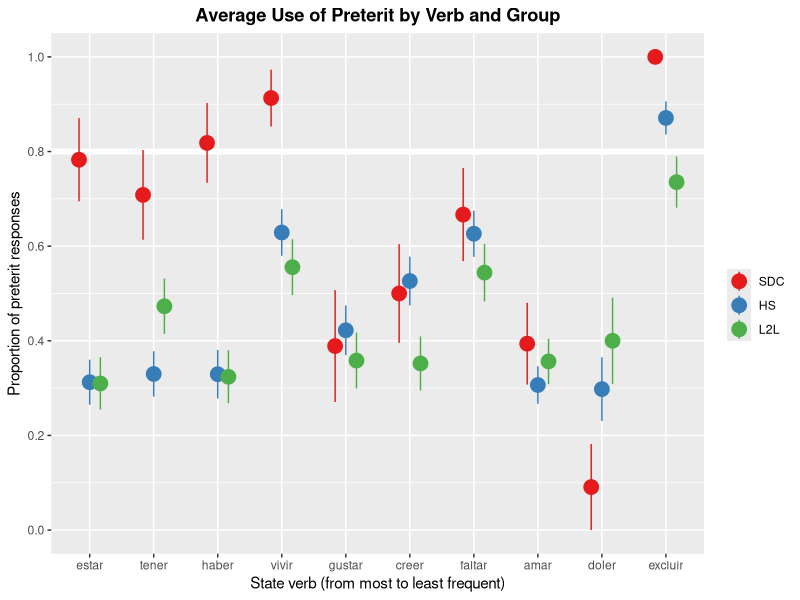
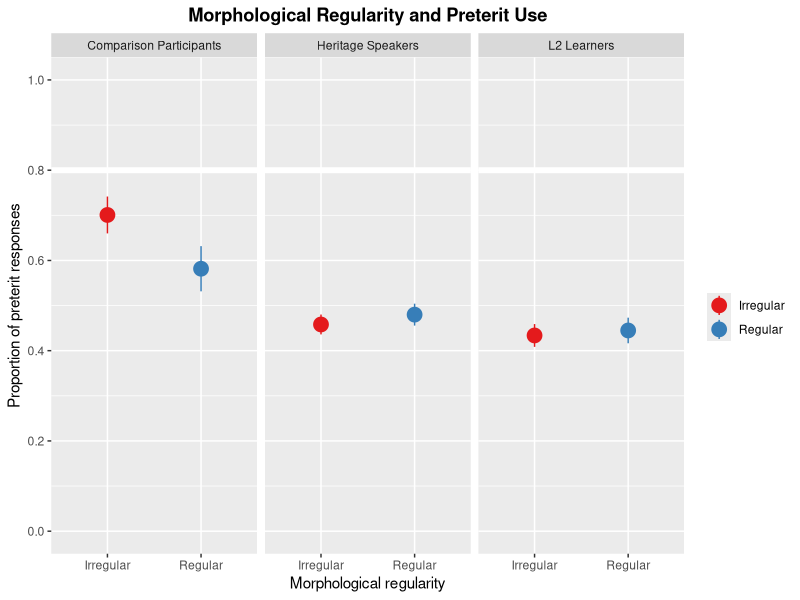
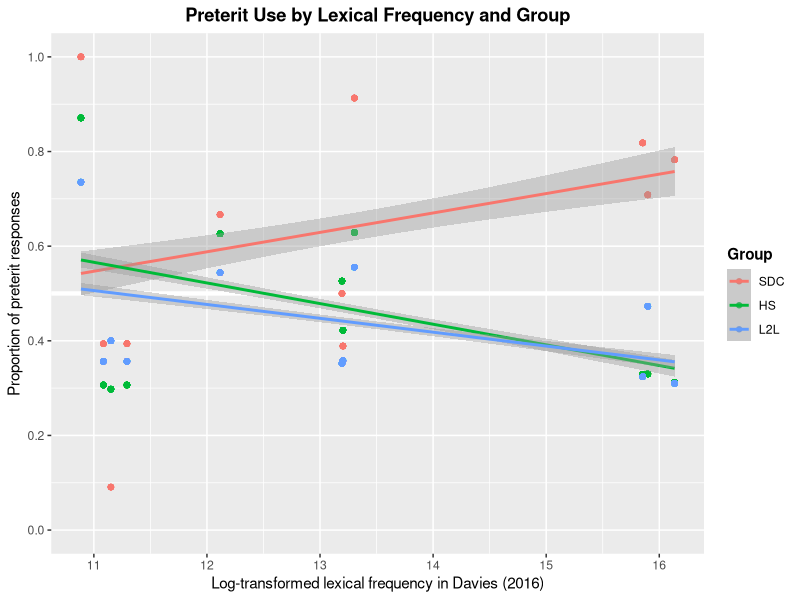
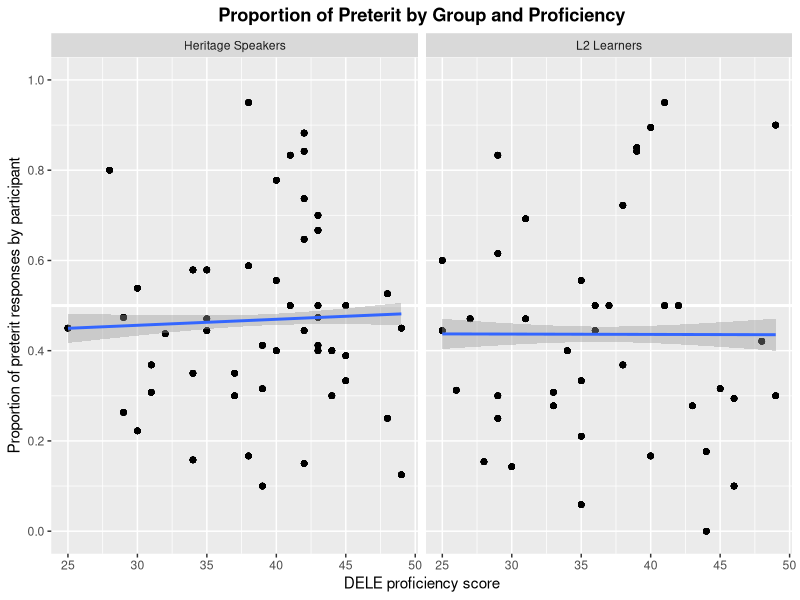

These charts were generated, in order, by the following R code:
# Packages
library(tidyverse)
library(lme4)
library(lmerTest)

options(sciphen = 999)

# Preparation of data
## Load database
HS = read_csv("./CSV Files/Heritage/Heritage EPT Preterit Data.csv") %>% 
  mutate(NewTask = "EPT",
         ShortGroup = "HS",
         LongGroup = "Heritage Speakers")

L2 = read_csv("./CSV Files/L2 Learners/L2 Learners EPT Preterit Data.csv") %>% 
  mutate(NewTask = "EPT",
         ShortGroup = "L2L",
         LongGroup = "L2 Learners")

SDC = read.csv("./CSV Files/Comparison/Comparison EPT Preterit Data.csv") %>% 
  mutate(NewTask = "EPT",
         ShortGroup = "SDC",
         LongGroup = "Comparison Participants")


## Create combined dataset
Preterit = rbind(HS, L2, SDC)


# Prepare participant averages for graphs
## HS
HS_Modified = aggregate(HS$Response, list(HS$Participant_ID), FUN = mean, na.rm = TRUE)
HS_Modified = HS_Modified %>% rename(Part_Avg = x)
HS_Modified = left_join(HS, HS_Modified, by = c("Participant_ID" = "Group.1"))


## L2L
L2_Modified = aggregate(L2$Response, list(L2$Participant_ID), FUN = mean, na.rm = TRUE)
L2_Modified = L2_Modified %>% rename(Part_Avg = x)
L2_Modified = left_join(L2, L2_Modified, by = c("Participant_ID" = "Group.1"))


## SDC
SDC_Modified = aggregate(SDC$Response, list(SDC$Participant_ID), FUN = mean, na.rm = TRUE)
SDC_Modified = SDC_Modified %>% rename(Part_Avg = x)
SDC_Modified = left_join(SDC, SDC_Modified, by = c("Participant_ID" = "Group.1"))


## Aggregate EPT
Aggregate = aggregate(Preterit$Response, list(Preterit$Participant_ID), FUN = mean, na.rm = TRUE)
Aggregate = Aggregate %>% rename(Part_Avg = x)
Aggregate = left_join(Preterit, Aggregate, by = c("Participant_ID" = "Group.1"))

Aggregate$ShortGroup <- factor(Aggregate$ShortGroup,
                                        levels = c("SDC", "HS", "L2L"))


# Prepare verb averages
## HS only
HS_VerbAvg = aggregate(HS$Response, list(HS$MainVerb), FUN = mean, na.rm = TRUE)
HS_VerbAvg = HS_VerbAvg %>% rename(Verb_Avg = x)
HS_VerbAvg = left_join(HS, HS_VerbAvg, by = c("MainVerb" = "Group.1"))


## L2L
L2_VerbAvg = aggregate(L2$Response, list(L2$MainVerb), FUN = mean, na.rm = TRUE)
L2_VerbAvg = L2_VerbAvg %>% rename(Verb_Avg = x)
L2_VerbAvg = left_join(L2, L2_VerbAvg, by = c("MainVerb" = "Group.1"))


## SDC
SDC_VerbAvg = aggregate(SDC$Response, list(SDC$MainVerb), FUN = mean, na.rm = TRUE)
SDC_VerbAvg = SDC_VerbAvg %>% rename(Verb_Avg = x)
SDC_VerbAvg = left_join(SDC, SDC_VerbAvg, by = c("MainVerb" = "Group.1"))


## Aggregate
Verb_Avg_Master = rbind(HS_VerbAvg, L2_VerbAvg, SDC_VerbAvg)

Verb_Avg_Master$ShortGroup <- factor(Verb_Avg_Master$ShortGroup,
                             levels = c("SDC", "HS", "L2L"))


# Plots
## Individual lexical items
Aggregate %>%
  ggplot(aes(x = MainVerb, y = Response, color = ShortGroup)) + 
  geom_hline(yintercept = 0.8, color = "white", size = 2) +
  stat_summary(fun.data = mean_se,
               geom = "pointrange", size = 1, 
               position = position_dodge(width = 0.5)) + 
  scale_color_brewer(palette = "Set1", name = "") +
  scale_y_continuous(breaks = seq (0, 1, 0.2),
                     limits = c(0, 1)) +
  scale_x_discrete(labels = c("estar", "tener", "haber", "vivir", "gustar", "creer", "faltar", "amar", "doler", "excluir")) +
  labs(x = "State verb (from most to least frequent)", y = "Proportion of preterit responses",
       color = "Group", title = "Average Use of Preterit by Verb and Group") +
  theme(plot.title = element_text(hjust = 0.5, face = "bold"))


## Regularity and task
Aggregate %>%
  ggplot(aes(x = Reg_Main, y = Response, color = Reg_Main)) + 
  facet_grid(cols = vars(LongGroup)) +
  geom_hline(yintercept = 0.8, color = "white", size = 2) + 
  stat_summary(fun.data = mean_se,
               geom = "pointrange", size = 1, 
               position = position_dodge(width = 0.5)) + 
  scale_color_brewer(palette = "Set1", name = "") +
  scale_y_continuous(breaks = seq (0, 1, 0.2),
                     limits = c(0, 1)) +
  labs(x = "Morphological regularity", y = "Proportion of preterit responses", color = "Group", 
       title = "Morphological Regularity and Preterit Use") +
  theme(plot.title = element_text(hjust = 0.5, face = "bold"))


## Lexical frequency
Verb_Avg_Master %>%
  ggplot(aes(x = log(Token_Main_Lemma), y = Verb_Avg, color = ShortGroup)) + 
  geom_hline(yintercept = 0.5, color = "white", size = 1.5) + 
  geom_point() +
  geom_smooth(method = glm) +
  scale_y_continuous(breaks = seq (0, 1, 0.2),
                     limits = c(0, 1)) +
  labs(x = "Log-transformed lexical frequency in Davies (2016)", y = "Proportion of preterit responses", color = "Group", 
       title = "Preterit Use by Lexical Frequency and Group") +
  theme(plot.title = element_text(hjust = 0.5, face = "bold"), legend.title = element_text(face="bold"))


## Proficiency and task
Preterit_Proficiency <- rbind(HS_Modified, L2_Modified)

Preterit_Proficiency %>% 
  ggplot(aes(x = DELE, y = Part_Avg)) + 
  geom_hline(yintercept = 0.5, color = "white", size = 1) + 
  geom_point() +
  geom_smooth(method = glm) +
  facet_grid(cols = vars(LongGroup)) +
  scale_y_continuous(breaks = seq (0, 1, 0.2),
                     limits = c(0, 1)) +
  labs(x = "DELE proficiency score", y = "Proportion of preterit responses by participant",
       title = "Proportion of Preterit by Group and Proficiency") +
  theme(plot.title = element_text(hjust = 0.5, face = "bold"))
